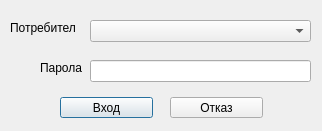
<?xml version="1.0" encoding="UTF-8"?>
<ui version="4.0">
 <class>Dialog</class>
 <widget class="QDialog" name="Dialog">
  <property name="geometry">
   <rect>
    <x>0</x>
    <y>0</y>
    <width>322</width>
    <height>131</height>
   </rect>
  </property>
  <property name="windowTitle">
   <string>Моля въведете потребител и парола</string>
  </property>
  <widget class="QLineEdit" name="linePass">
   <property name="geometry">
    <rect>
     <x>90</x>
     <y>60</y>
     <width>221</width>
     <height>22</height>
    </rect>
   </property>
   <property name="maxLength">
    <number>100</number>
   </property>
   <property name="echoMode">
    <enum>QLineEdit::Password</enum>
   </property>
  </widget>
  <widget class="QLabel" name="label">
   <property name="geometry">
    <rect>
     <x>40</x>
     <y>60</y>
     <width>53</width>
     <height>16</height>
    </rect>
   </property>
   <property name="text">
    <string>Парола</string>
   </property>
  </widget>
  <widget class="QLabel" name="label_2">
   <property name="geometry">
    <rect>
     <x>10</x>
     <y>20</y>
     <width>81</width>
     <height>16</height>
    </rect>
   </property>
   <property name="text">
    <string>Потребител</string>
   </property>
  </widget>
  <widget class="QPushButton" name="btnLogin">
   <property name="geometry">
    <rect>
     <x>60</x>
     <y>97</y>
     <width>93</width>
     <height>21</height>
    </rect>
   </property>
   <property name="text">
    <string>Вход</string>
   </property>
  </widget>
  <widget class="QPushButton" name="btnCancel">
   <property name="geometry">
    <rect>
     <x>170</x>
     <y>97</y>
     <width>93</width>
     <height>21</height>
    </rect>
   </property>
   <property name="text">
    <string>Отказ</string>
   </property>
  </widget>
  <widget class="QComboBox" name="comboUser">
   <property name="geometry">
    <rect>
     <x>90</x>
     <y>20</y>
     <width>221</width>
     <height>22</height>
    </rect>
   </property>
  </widget>
 </widget>
 <resources/>
 <connections>
  <connection>
   <sender>btnCancel</sender>
   <signal>clicked()</signal>
   <receiver>Dialog</receiver>
   <slot>close()</slot>
   <hints>
    <hint type="sourcelabel">
     <x>266</x>
     <y>103</y>
    </hint>
    <hint type="destinationlabel">
     <x>175</x>
     <y>65</y>
    </hint>
   </hints>
  </connection>
 </connections>
</ui>
